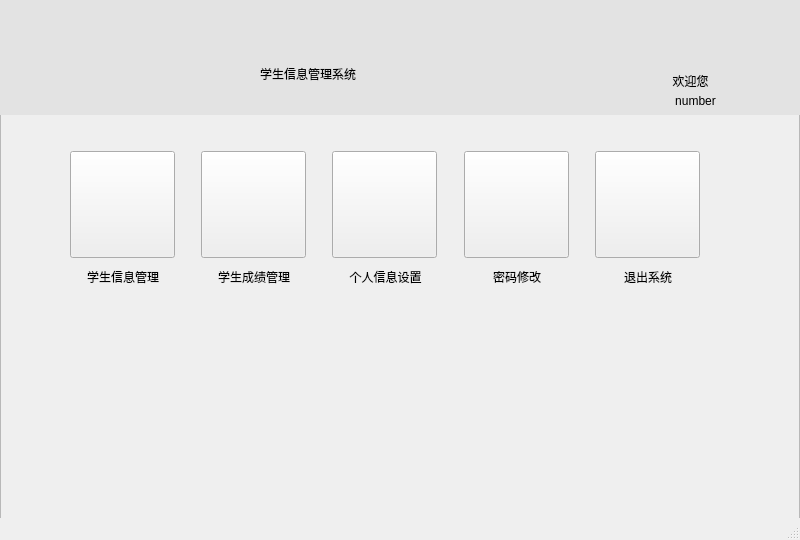
<?xml version="1.0" encoding="UTF-8"?>
<ui version="4.0">
 <class>MainWindow</class>
 <widget class="QMainWindow" name="MainWindow">
  <property name="geometry">
   <rect>
    <x>0</x>
    <y>0</y>
    <width>800</width>
    <height>540</height>
   </rect>
  </property>
  <property name="sizePolicy">
   <sizepolicy hsizetype="Fixed" vsizetype="Fixed">
    <horstretch>0</horstretch>
    <verstretch>0</verstretch>
   </sizepolicy>
  </property>
  <property name="minimumSize">
   <size>
    <width>800</width>
    <height>540</height>
   </size>
  </property>
  <property name="maximumSize">
   <size>
    <width>800</width>
    <height>540</height>
   </size>
  </property>
  <property name="windowTitle">
   <string>MainWindow</string>
  </property>
  <widget class="QWidget" name="centralwidget">
   <property name="sizePolicy">
    <sizepolicy hsizetype="Fixed" vsizetype="Fixed">
     <horstretch>0</horstretch>
     <verstretch>0</verstretch>
    </sizepolicy>
   </property>
   <widget class="QFrame" name="frame">
    <property name="geometry">
     <rect>
      <x>0</x>
      <y>0</y>
      <width>800</width>
      <height>540</height>
     </rect>
    </property>
    <property name="sizePolicy">
     <sizepolicy hsizetype="Fixed" vsizetype="Fixed">
      <horstretch>0</horstretch>
      <verstretch>0</verstretch>
     </sizepolicy>
    </property>
    <property name="frameShape">
     <enum>QFrame::StyledPanel</enum>
    </property>
    <property name="frameShadow">
     <enum>QFrame::Raised</enum>
    </property>
    <widget class="QWidget" name="gridLayoutWidget">
     <property name="geometry">
      <rect>
       <x>0</x>
       <y>0</y>
       <width>801</width>
       <height>521</height>
      </rect>
     </property>
     <layout class="QGridLayout" name="gridLayout">
      <item row="1" column="0">
       <widget class="QWidget" name="widget" native="true">
        <property name="enabled">
         <bool>true</bool>
        </property>
        <property name="styleSheet">
         <string notr="true">background:rgb(227, 227, 227)</string>
        </property>
        <widget class="QLabel" name="label">
         <property name="geometry">
          <rect>
           <x>260</x>
           <y>48</y>
           <width>231</width>
           <height>51</height>
          </rect>
         </property>
         <property name="sizePolicy">
          <sizepolicy hsizetype="Preferred" vsizetype="Minimum">
           <horstretch>0</horstretch>
           <verstretch>0</verstretch>
          </sizepolicy>
         </property>
         <property name="styleSheet">
          <string notr="true">font: 85 20pt &quot;微软雅黑&quot;;
font: 85 20pt &quot;Ubuntu Condensed&quot;;

text-align:center;</string>
         </property>
         <property name="text">
          <string>学生信息管理系统</string>
         </property>
        </widget>
        <widget class="QLabel" name="info">
         <property name="geometry">
          <rect>
           <x>590</x>
           <y>90</y>
           <width>211</width>
           <height>21</height>
          </rect>
         </property>
         <property name="text">
          <string>number</string>
         </property>
         <property name="alignment">
          <set>Qt::AlignCenter</set>
         </property>
        </widget>
        <widget class="QLabel" name="label_3">
         <property name="geometry">
          <rect>
           <x>630</x>
           <y>70</y>
           <width>121</width>
           <height>21</height>
          </rect>
         </property>
         <property name="text">
          <string>欢迎您</string>
         </property>
         <property name="alignment">
          <set>Qt::AlignCenter</set>
         </property>
        </widget>
       </widget>
      </item>
      <item row="2" column="0">
       <widget class="QWidget" name="widget_2" native="true">
        <property name="sizePolicy">
         <sizepolicy hsizetype="Preferred" vsizetype="Minimum">
          <horstretch>0</horstretch>
          <verstretch>0</verstretch>
         </sizepolicy>
        </property>
        <property name="minimumSize">
         <size>
          <width>0</width>
          <height>400</height>
         </size>
        </property>
        <property name="styleSheet">
         <string notr="true">QLabel{
	font: 85 12pt &quot;黑体&quot;;
	font: 85 12pt &quot;Ubuntu Condensed&quot;;
}
QPushBotton{
border:none;
color:white; background-color:transparent;
}</string>
        </property>
        <widget class="QWidget" name="gridLayoutWidget_2">
         <property name="geometry">
          <rect>
           <x>70</x>
           <y>30</y>
           <width>631</width>
           <height>139</height>
          </rect>
         </property>
         <layout class="QGridLayout" name="gridLayout_com">
          <property name="horizontalSpacing">
           <number>25</number>
          </property>
          <item row="0" column="1">
           <widget class="QFrame" name="frame_3">
            <property name="sizePolicy">
             <sizepolicy hsizetype="Minimum" vsizetype="Minimum">
              <horstretch>0</horstretch>
              <verstretch>0</verstretch>
             </sizepolicy>
            </property>
            <property name="minimumSize">
             <size>
              <width>96</width>
              <height>107</height>
             </size>
            </property>
            <property name="frameShape">
             <enum>QFrame::NoFrame</enum>
            </property>
            <property name="frameShadow">
             <enum>QFrame::Plain</enum>
            </property>
            <property name="lineWidth">
             <number>0</number>
            </property>
            <widget class="QPushButton" name="scoremng">
             <property name="geometry">
              <rect>
               <x>0</x>
               <y>0</y>
               <width>105</width>
               <height>107</height>
              </rect>
             </property>
             <property name="styleSheet">
              <string notr="true">border-image:url(:/img/scoremng.png) no-repeat</string>
             </property>
             <property name="text">
              <string/>
             </property>
            </widget>
           </widget>
          </item>
          <item row="1" column="1">
           <widget class="QLabel" name="label_4">
            <property name="text">
             <string>学生成绩管理</string>
            </property>
            <property name="alignment">
             <set>Qt::AlignCenter</set>
            </property>
           </widget>
          </item>
          <item row="1" column="0">
           <widget class="QLabel" name="label_2">
            <property name="text">
             <string>学生信息管理</string>
            </property>
            <property name="alignment">
             <set>Qt::AlignCenter</set>
            </property>
           </widget>
          </item>
          <item row="0" column="2">
           <widget class="QFrame" name="frame_4">
            <property name="sizePolicy">
             <sizepolicy hsizetype="Minimum" vsizetype="Minimum">
              <horstretch>0</horstretch>
              <verstretch>0</verstretch>
             </sizepolicy>
            </property>
            <property name="minimumSize">
             <size>
              <width>96</width>
              <height>107</height>
             </size>
            </property>
            <property name="frameShape">
             <enum>QFrame::NoFrame</enum>
            </property>
            <property name="frameShadow">
             <enum>QFrame::Raised</enum>
            </property>
            <widget class="QPushButton" name="edit">
             <property name="geometry">
              <rect>
               <x>0</x>
               <y>0</y>
               <width>105</width>
               <height>107</height>
              </rect>
             </property>
             <property name="styleSheet">
              <string notr="true">border-image:url(:/img/userset.png)</string>
             </property>
             <property name="text">
              <string/>
             </property>
            </widget>
           </widget>
          </item>
          <item row="0" column="0">
           <widget class="QFrame" name="frame_2">
            <property name="sizePolicy">
             <sizepolicy hsizetype="Minimum" vsizetype="Minimum">
              <horstretch>0</horstretch>
              <verstretch>0</verstretch>
             </sizepolicy>
            </property>
            <property name="minimumSize">
             <size>
              <width>96</width>
              <height>107</height>
             </size>
            </property>
            <property name="frameShape">
             <enum>QFrame::NoFrame</enum>
            </property>
            <property name="frameShadow">
             <enum>QFrame::Raised</enum>
            </property>
            <widget class="QPushButton" name="usermng">
             <property name="geometry">
              <rect>
               <x>0</x>
               <y>0</y>
               <width>105</width>
               <height>107</height>
              </rect>
             </property>
             <property name="styleSheet">
              <string notr="true">border-image:url(:/img/usermng.png) no-repeat;</string>
             </property>
             <property name="text">
              <string/>
             </property>
            </widget>
           </widget>
          </item>
          <item row="1" column="4">
           <widget class="QLabel" name="label_6">
            <property name="text">
             <string>退出系统</string>
            </property>
            <property name="alignment">
             <set>Qt::AlignCenter</set>
            </property>
           </widget>
          </item>
          <item row="0" column="3">
           <widget class="QFrame" name="frame_6">
            <property name="frameShape">
             <enum>QFrame::NoFrame</enum>
            </property>
            <property name="frameShadow">
             <enum>QFrame::Raised</enum>
            </property>
            <widget class="QPushButton" name="chngpwd">
             <property name="geometry">
              <rect>
               <x>0</x>
               <y>0</y>
               <width>105</width>
               <height>107</height>
              </rect>
             </property>
             <property name="styleSheet">
              <string notr="true">border-image:url(:/img/chngpwd.png)</string>
             </property>
             <property name="text">
              <string/>
             </property>
            </widget>
           </widget>
          </item>
          <item row="1" column="2">
           <widget class="QLabel" name="label_5">
            <property name="text">
             <string>个人信息设置</string>
            </property>
            <property name="alignment">
             <set>Qt::AlignCenter</set>
            </property>
           </widget>
          </item>
          <item row="0" column="4">
           <widget class="QFrame" name="frame_5">
            <property name="sizePolicy">
             <sizepolicy hsizetype="Minimum" vsizetype="Minimum">
              <horstretch>0</horstretch>
              <verstretch>0</verstretch>
             </sizepolicy>
            </property>
            <property name="minimumSize">
             <size>
              <width>96</width>
              <height>107</height>
             </size>
            </property>
            <property name="frameShape">
             <enum>QFrame::NoFrame</enum>
            </property>
            <property name="frameShadow">
             <enum>QFrame::Raised</enum>
            </property>
            <widget class="QPushButton" name="exit">
             <property name="geometry">
              <rect>
               <x>0</x>
               <y>0</y>
               <width>105</width>
               <height>107</height>
              </rect>
             </property>
             <property name="styleSheet">
              <string notr="true">border-image:url(:/img/exitsys.png)</string>
             </property>
             <property name="text">
              <string/>
             </property>
            </widget>
           </widget>
          </item>
          <item row="1" column="3">
           <widget class="QLabel" name="label_7">
            <property name="text">
             <string>密码修改</string>
            </property>
            <property name="alignment">
             <set>Qt::AlignCenter</set>
            </property>
           </widget>
          </item>
         </layout>
        </widget>
       </widget>
      </item>
     </layout>
    </widget>
   </widget>
  </widget>
  <widget class="QMenuBar" name="menubar">
   <property name="geometry">
    <rect>
     <x>0</x>
     <y>0</y>
     <width>800</width>
     <height>22</height>
    </rect>
   </property>
  </widget>
  <widget class="QStatusBar" name="statusbar"/>
 </widget>
 <resources/>
 <connections/>
</ui>
